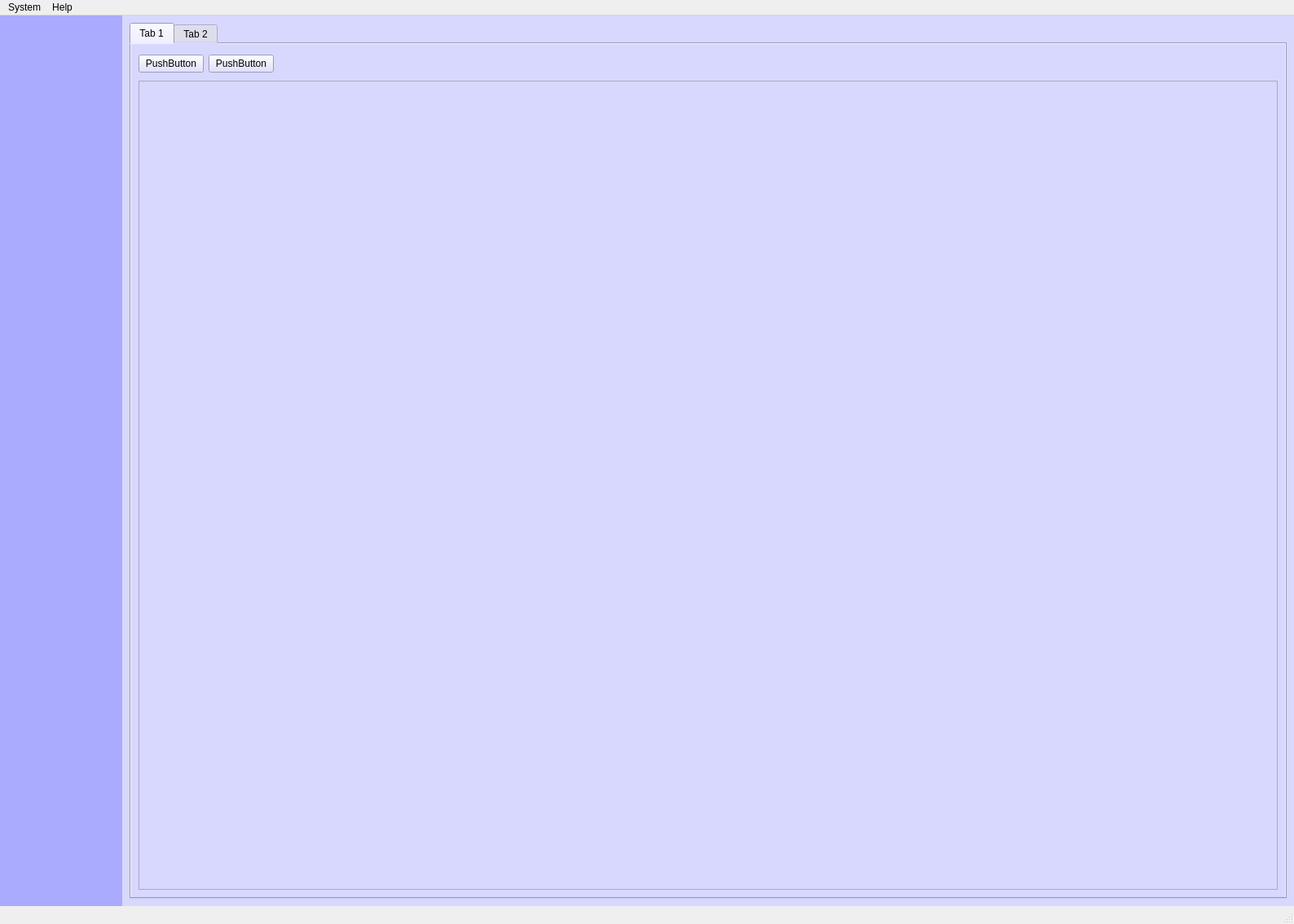
<?xml version="1.0" encoding="UTF-8"?>
<ui version="4.0">
 <class>MainWindow</class>
 <widget class="QMainWindow" name="MainWindow">
  <property name="geometry">
   <rect>
    <x>0</x>
    <y>0</y>
    <width>1588</width>
    <height>1134</height>
   </rect>
  </property>
  <property name="sizePolicy">\
   <sizepolicy hsizetype="Expanding" vsizetype="Preferred">
    <horstretch>0</horstretch>
    <verstretch>0</verstretch>
   </sizepolicy>
  </property>
  <property name="windowTitle">
   <string>Revere - Silo</string>
  </property>
  <widget class="QWidget" name="centralwidget">
   <layout class="QVBoxLayout" name="verticalLayout">
    <property name="spacing">
     <number>0</number>
    </property>
    <property name="leftMargin">
     <number>0</number>
    </property>
    <property name="topMargin">
     <number>0</number>
    </property>
    <property name="rightMargin">
     <number>0</number>
    </property>
    <property name="bottomMargin">
     <number>0</number>
    </property>
    <item>
     <widget class="QWidget" name="widget_2" native="true">
      <layout class="QHBoxLayout" name="horizontalLayout">
       <property name="spacing">
        <number>0</number>
       </property>
       <property name="leftMargin">
        <number>0</number>
       </property>
       <property name="topMargin">
        <number>0</number>
       </property>
       <property name="rightMargin">
        <number>0</number>
       </property>
       <property name="bottomMargin">
        <number>0</number>
       </property>
       <item>
        <widget class="QWidget" name="widget_3" native="true">
         <property name="sizePolicy">
          <sizepolicy hsizetype="Fixed" vsizetype="Expanding">
           <horstretch>0</horstretch>
           <verstretch>0</verstretch>
          </sizepolicy>
         </property>
         <property name="minimumSize">
          <size>
           <width>150</width>
           <height>0</height>
          </size>
         </property>
         <property name="styleSheet">
          <string notr="true">background-color: rgb(170, 170, 255);</string>
         </property>
        </widget>
       </item>
       <item>
        <widget class="QWidget" name="widget_4" native="true">
         <property name="styleSheet">
          <string notr="true">background-color: rgb(216, 216, 255);</string>
         </property>
         <layout class="QHBoxLayout" name="horizontalLayout_2">
          <item>
           <widget class="QTabWidget" name="tabWidget">
            <property name="currentIndex">
             <number>0</number>
            </property>
            <widget class="QWidget" name="tab">
             <attribute name="title">
              <string>Tab 1</string>
             </attribute>
             <layout class="QVBoxLayout" name="verticalLayout_2">
              <item>
               <widget class="QWidget" name="widget" native="true">
                <property name="sizePolicy">
                 <sizepolicy hsizetype="Preferred" vsizetype="Fixed">
                  <horstretch>0</horstretch>
                  <verstretch>0</verstretch>
                 </sizepolicy>
                </property>
                <property name="minimumSize">
                 <size>
                  <width>0</width>
                  <height>30</height>
                 </size>
                </property>
                <layout class="QHBoxLayout" name="horizontalLayout_4">
                 <property name="leftMargin">
                  <number>0</number>
                 </property>
                 <property name="topMargin">
                  <number>0</number>
                 </property>
                 <property name="rightMargin">
                  <number>0</number>
                 </property>
                 <property name="bottomMargin">
                  <number>0</number>
                 </property>
                 <item>
                  <widget class="QPushButton" name="pushButton">
                   <property name="text">
                    <string>PushButton</string>
                   </property>
                  </widget>
                 </item>
                 <item>
                  <widget class="QPushButton" name="pushButton_2">
                   <property name="text">
                    <string>PushButton</string>
                   </property>
                  </widget>
                 </item>
                 <item>
                  <spacer name="horizontalSpacer">
                   <property name="orientation">
                    <enum>Qt::Horizontal</enum>
                   </property>
                   <property name="sizeHint" stdset="0">
                    <size>
                     <width>1203</width>
                     <height>20</height>
                    </size>
                   </property>
                  </spacer>
                 </item>
                </layout>
               </widget>
              </item>
              <item>
               <widget class="QWidget" name="widget_5" native="true">
                <layout class="QHBoxLayout" name="horizontalLayout_3">
                 <property name="leftMargin">
                  <number>0</number>
                 </property>
                 <property name="topMargin">
                  <number>0</number>
                 </property>
                 <property name="rightMargin">
                  <number>0</number>
                 </property>
                 <property name="bottomMargin">
                  <number>0</number>
                 </property>
                 <item>
                  <widget class="QTableWidget" name="tableWidget"/>
                 </item>
                </layout>
               </widget>
              </item>
             </layout>
            </widget>
            <widget class="QWidget" name="tab_2">
             <attribute name="title">
              <string>Tab 2</string>
             </attribute>
            </widget>
           </widget>
          </item>
         </layout>
        </widget>
       </item>
      </layout>
     </widget>
    </item>
   </layout>
  </widget>
  <widget class="QMenuBar" name="menubar">
   <property name="geometry">
    <rect>
     <x>0</x>
     <y>0</y>
     <width>1588</width>
     <height>22</height>
    </rect>
   </property>
   <widget class="QMenu" name="menuSystem">
    <property name="title">
     <string>System</string>
    </property>
    <addaction name="actionPreferences"/>
    <addaction name="actionExit"/>
   </widget>
   <widget class="QMenu" name="menuHelp">
    <property name="title">
     <string>Help</string>
    </property>
    <addaction name="actionAbout_Silo"/>
   </widget>
   <addaction name="menuSystem"/>
   <addaction name="menuHelp"/>
  </widget>
  <widget class="QStatusBar" name="statusbar"/>
  <action name="actionPreferences">
   <property name="text">
    <string>Preferences</string>
   </property>
  </action>
  <action name="actionExit">
   <property name="text">
    <string>Exit</string>
   </property>
  </action>
  <action name="actionAbout_Silo">
   <property name="text">
    <string>About Silo</string>
   </property>
  </action>
 </widget>
 <resources/>
 <connections/>
</ui>
